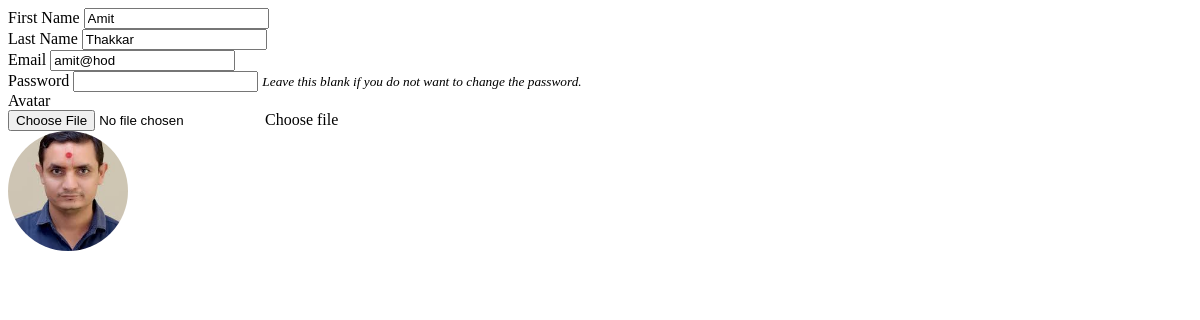
The app's page /manage_user.php?id=1, older data.
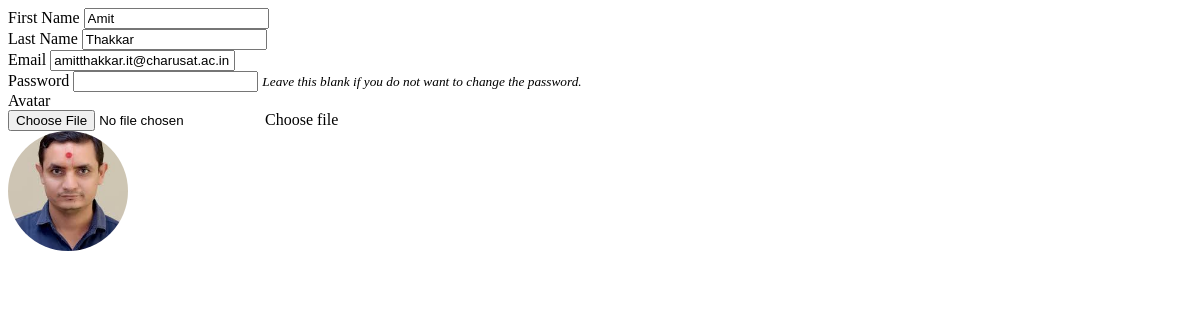
The same page, newer data.
### tables this page shows
CREATE TABLE `users` (
  `id` int(30) NOT NULL,
  `firstname` varchar(200) NOT NULL,
  `lastname` varchar(200) NOT NULL,
  `email` varchar(200) NOT NULL,
  `password` text NOT NULL,
  `type` tinyint(1) NOT NULL DEFAULT 2 COMMENT '1 = admin, 2 = staff',
  `avatar` text NOT NULL DEFAULT 'no-image-available.png',
  `date_created` datetime NOT NULL DEFAULT current_timestamp()
);

### manage_user.php (the view, shortened to what this page needs)
<?php
include('db_connect.php');
if (isset($_GET['id'])) {
    $stmt = $conn->prepare("SELECT * FROM users WHERE id = ?");
    $stmt->bind_param("i", $_GET['id']);
    $stmt->execute();
    $user = $stmt->get_result();
    $meta = $user->fetch_array();
}
?>
<div class="container-fluid">
    <form action="" id="manage-user">
        <div class="form-group">
            <label for="firstname">First Name</label>
            <input type="text" name="firstname" id="firstname" class="form-control" value="<?php echo isset($meta['firstname']) ? htmlspecialchars($meta['firstname']) : '' ?>" required>
        </div>
        <div class="form-group">
            <label for="lastname">Last Name</label>
            <input type="text" name="lastname" id="lastname" class="form-control" value="<?php echo isset($meta['lastname']) ? htmlspecialchars($meta['lastname']) : '' ?>" required>
        </div>
        <div class="form-group">
            <label for="email">Email</label>
            <input type="email" name="email" id="email" class="form-control" value="<?php echo isset($meta['email']) ? htmlspecialchars($meta['email']) : '' ?>" required autocomplete="off">
        </div>
        <div class="form-group">
            <label for="password">Password</label>
            <input type="password" name="password" id="password" class="form-control" value="" autocomplete="off">
            <small><i>Leave this blank if you do not want to change the password.</i></small>
        </div>
        <div class="form-group">
            <label for="customFile" class="control-label">Avatar</label>
            <div class="custom-file">
                <input type="file" class="custom-file-input rounded-circle" id="customFile" name="img" onchange="displayImg(this)">
                <label class="custom-file-label" for="customFile">Choose file</label>
            </div>
        </div>
        <div class="form-group d-flex justify-content-center">
            <img src="<?php echo isset($meta['avatar']) ? 'assets/uploads/'.$meta['avatar'] : '' ?>" alt="" id="cimg" class="img-fluid img-thumbnail">
        </div>
    </form>
</div>

Row changes from the older to the newer data that the page shows:
changed users "Amit": email "amit@hod" → "amitthakkar.it@charusat.ac.in"
